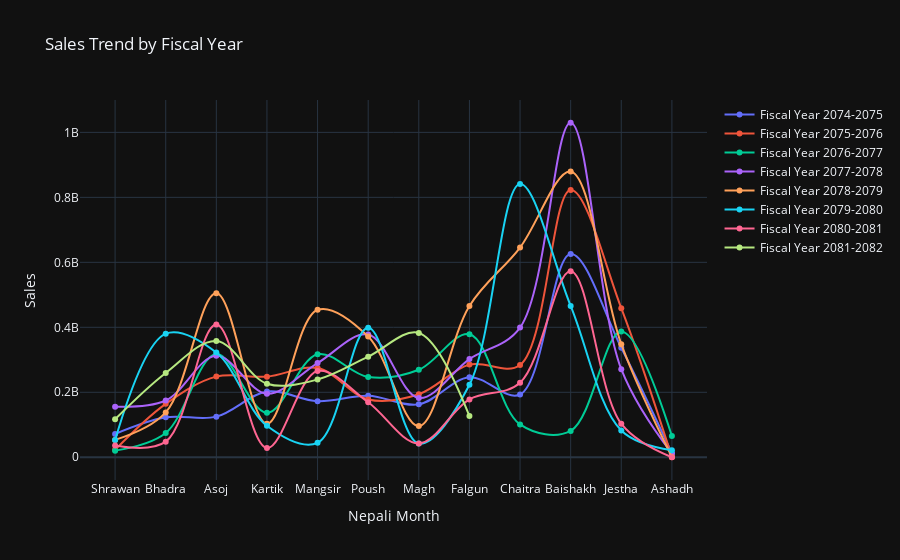

Source (notebook cell):
### Code cell
# data visualization using plotly
import pandas as pd
import plotly.graph_objs as go
import plotly.offline as pyo

df_sales = pd.read_csv(r"dataset\company_01_merge_sales.csv")

df_sales.columns = ['date','sales']

df_sales[['Year', 'Month']] = df_sales['date'].str.split('-', expand=True)
df_sales['Year'] = df_sales['Year'].astype(int)
df_sales['Month'] = df_sales['Month'].astype(int)
nepali_months_fiscal_order = {
    4: "Shrawan", 5: "Bhadra", 6: "Asoj", 7: "Kartik",
    8: "Mangsir", 9: "Poush", 10: "Magh", 11: "Falgun",
    12: "Chaitra", 1: "Baishakh", 2: "Jestha", 3: "Ashadh"
}

df_sales['Month_Name'] = df_sales['Month'].map(nepali_months_fiscal_order)


df_sales['Fiscal_Year'] = df_sales.apply(lambda row: 
                                         f"{row['Year']}-{row['Year']+1}" if row['Month'] >= 4 
                                         else f"{row['Year']-1}-{row['Year']}", axis=1)

df_sales['Month_Order'] = df_sales['Month'].apply(lambda x: list(nepali_months_fiscal_order.keys()).index(x))

df_sales = df_sales.sort_values(by=['Fiscal_Year', 'Month_Order'])

fig = go.Figure()

fiscal_years = df_sales['Fiscal_Year'].unique()

for fy in fiscal_years:
    df_fy = df_sales[df_sales['Fiscal_Year'] == fy]
    fig.add_trace(go.Scatter(
        x=df_fy['Month_Name'], 
        y=df_fy['sales'], 
        mode='lines+markers',
        name=f'Fiscal Year {fy}',
        line=dict(shape='spline')  
    ))

fig.update_layout(
    title="Sales Trend by Fiscal Year",
    xaxis_title="Nepali Month",
    yaxis_title="Sales",
    xaxis=dict(categoryorder='array', categoryarray=list(nepali_months_fiscal_order.values())),
    template="plotly_dark",
    hovermode="x unified"
)

pyo.iplot(fig)

### Figure 1 — Plotly figure (JSON) as saved in the notebook; plotly's stock layout.template omitted (floating-point values rounded to 4 significant figures)
{"data": [{"line": {"shape": "spline"}, "mode": "lines+markers", "name": "Fiscal Year 2074-2075", "type": "scatter", "x": ["Shrawan", "Bhadra", "Asoj", "Kartik", "Mangsir", "Poush", "Magh", "Falgun", "Chaitra", "Baishakh", "Jestha", "Ashadh"], "y": [71760000.0, 123000000.0, 125100000.0, 202300000.0, 172500000.0, 189400000.0, 163000000.0, 246200000.0, 193200000.0, 625800000.0, 337024106, 12470000.0]}, {"line": {"shape": "spline"}, "mode": "lines+markers", "name": "Fiscal Year 2075-2076", "type": "scatter", "x": ["Shrawan", "Bhadra", "Asoj", "Kartik", "Mangsir", "Poush", "Magh", "Falgun", "Chaitra", "Baishakh", "Jestha", "Ashadh"], "y": [23060000.0, 164400000.0, 248200000.0, 248144341, 274500000.0, 178100000.0, 194100000.0, 285200000.0, 283819979, 822900000.0, 458900000.0, 402800.0]}, {"line": {"shape": "spline"}, "mode": "lines+markers", "name": "Fiscal Year 2076-2077", "type": "scatter", "x": ["Shrawan", "Bhadra", "Asoj", "Kartik", "Mangsir", "Poush", "Magh", "Falgun", "Chaitra", "Baishakh", "Jestha", "Ashadh"], "y": [20440000.0, 74720000.0, 317800000.0, 137100000.0, 317100000.0, 247000000.0, 269300000.0, 378600000.0, 101123442, 81210000.0, 387400000.0, 65530000.0]}, {"line": {"shape": "spline"}, "mode": "lines+markers", "name": "Fiscal Year 2077-2078", "type": "scatter", "x": ["Shrawan", "Bhadra", "Asoj", "Kartik", "Mangsir", "Poush", "Magh", "Falgun", "Chaitra", "Baishakh", "Jestha", "Ashadh"], "y": [155500000.0, 174700000.0, 312500000.0, 195400000.0, 289900000.0, 377600000.0, 182600000.0, 302100000.0, 399000000.0, 1030000000.0, 271100000.0, 11690000.0]}, {"line": {"shape": "spline"}, "mode": "lines+markers", "name": "Fiscal Year 2078-2079", "type": "scatter", "x": ["Shrawan", "Bhadra", "Asoj", "Kartik", "Mangsir", "Poush", "Magh", "Falgun", "Chaitra", "Baishakh", "Jestha", "Ashadh"], "y": [53520000.0, 138000000.0, 505000000.0, 103503942, 453900000.0, 371600000.0, 96010000.0, 465700000.0, 645500000.0, 879400000.0, 348142424, 971318]}, {"line": {"shape": "spline"}, "mode": "lines+markers", "name": "Fiscal Year 2079-2080", "type": "scatter", "x": ["Shrawan", "Bhadra", "Asoj", "Kartik", "Mangsir", "Poush", "Magh", "Falgun", "Chaitra", "Baishakh", "Jestha", "Ashadh"], "y": [52934750, 380500000.0, 322400000.0, 97000000.0, 44410000.0, 399000000.0, 42170000.0, 223100000.0, 840800000.0, 466000000.0, 82490000.0, 21950000.0]}, {"line": {"shape": "spline"}, "mode": "lines+markers", "name": "Fiscal Year 2080-2081", "type": "scatter", "x": ["Shrawan", "Bhadra", "Asoj", "Kartik", "Mangsir", "Poush", "Magh", "Falgun", "Chaitra", "Baishakh", "Jestha", "Ashadh"], "y": [36314640, 48070000.0, 408800000.0, 28326755, 265500000.0, 169300000.0, 42570000.0, 178100000.0, 229400000.0, 572700000.0, 103400000.0, 57980.0]}, {"line": {"shape": "spline"}, "mode": "lines+markers", "name": "Fiscal Year 2081-2082", "type": "scatter", "x": ["Shrawan", "Bhadra", "Asoj", "Kartik", "Mangsir", "Poush", "Magh", "Falgun"], "y": [117000000.0, 259500000.0, 358100000.0, 226400000.0, 239300000.0, 309800000.0, 382700000.0, 126600000.0]}], "layout": {"hovermode": "x unified", "title": {"text": "Sales Trend by Fiscal Year"}, "xaxis": {"categoryarray": ["Shrawan", "Bhadra", "Asoj", "Kartik", "Mangsir", "Poush", "Magh", "Falgun", "Chaitra", "Baishakh", "Jestha", "Ashadh"], "categoryorder": "array", "title": {"text": "Nepali Month"}}, "yaxis": {"title": {"text": "Sales"}}}}
